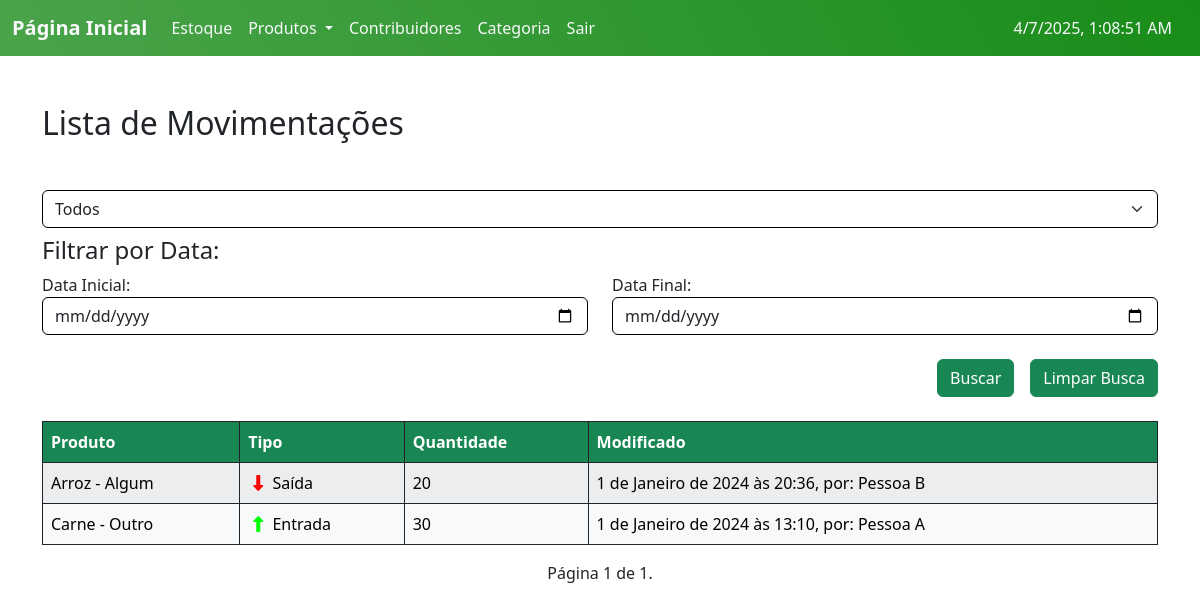
The page /Movimentos/ (signed in) on the database its author committed.
### ABSJ/models.py (models this page shows, shortened)
class Movimento(models.Model):
    user = models.ForeignKey(User, on_delete=models.CASCADE)
    produto = models.ForeignKey(Produto, on_delete=models.CASCADE)
    quantidade = models.PositiveIntegerField()
    tipo = models.CharField(max_length=7, choices=MOVIMENTO)
    modificado = models.DateTimeField(auto_now=True)
    class Meta:
        ordering = ['-modificado']

class Produto(models.Model):
    slug = models.SlugField(unique=True)
    user = models.ForeignKey(User, on_delete=models.CASCADE)
    categoria = models.ForeignKey(Categoria, on_delete=models.CASCADE, null=True)
    contribuidor = models.ForeignKey(Contribuidor, on_delete=models.CASCADE, null=True)
    produto = models.CharField(max_length=200)
    codigo = models.PositiveIntegerField(unique=True)
    estoque = models.PositiveIntegerField(default=0)
    validade = models.DateField()
    tempo_ultima_atualizacao = models.DateField(default=date.today)
    quantidade_dias = models.IntegerField(default=0)
    class Meta:
        ordering = ['produto']
    def __str__(self):
        return self.produto.capitalize()

class Contribuidor(models.Model):
    slug = models.SlugField(unique=True)
    contribuidor = models.CharField(max_length=250, unique=True)
    tipocontribuidor = models.CharField(choices=CONTRIBUIDOR, max_length=10)
    tempo = models.DateField()
    tempo_ultima_atualizacao = models.DateField(default=date.today)
    quantidade_dias = models.PositiveIntegerField(default=0)
    observacoes = models.TextField(blank=True, null=True)
    class Meta:
        ordering = ['tempo']
    def __str__(self):
        return self.contribuidor.capitalize()

### ABSJ/views.py (the view, shortened to what this page needs)
# urls.py: path('Movimentos/', v.movimento_list, name='Movimento_list'),
@login_required
def movimento_list(request):
    movimentos = m.Movimento.objects.all()
    tipo = request.GET.get('tipo')
    sDate = request.GET.get('start_date')
    eDate = request.GET.get('end_date')
    if tipo:
        movimentos = movimentos.filter(tipo=tipo)
    paginator = Paginator(movimentos, 30)
    page = request.GET.get('page')
    try:
        movimentos = paginator.page(page)
    except PageNotAnInteger:
        movimentos = paginator.page(1)
    except EmptyPage:
        movimentos = paginator.page(paginator.num_pages)
    return render(request, 'list_Movimento.html', {'movimentos':movimentos})

### templates/list_Movimento.html (shortened to what this page needs)
{% extends 'home.html' %}
{% load static %}
{% block content %}
<div class="container mt-5">
  <h2 class="mb-5">Lista de Movimentações</h2>
  <form action="{% url 'Movimento_list' %}" method="GET">
    <select name="tipo" class="form-select mb-2">
      <option value="">Todos</option>
    </select>
    <div class="row mb-4">
      <h4>Filtrar por Data:</h4>
        <div class="col-md-6">
          <label for="sdate">Data Inicial:</label>
          <input class="form-control" id="sdate" type="date" name="start_date">
        </div>
        <div class="col-md-6">
          <label for="edate">Data Final:</label>
          <input class="form-control" id="edate" type="date" name="end_date">
        </div>
    </div>
    <div class="d-flex justify-content-end mb-4">
      <input class="btn btn-success mx-3" type="submit" value="Buscar">
      <a class="btn btn-success" href="{% url 'Movimento_list' %}">Limpar Busca</a>
    </div>
  </form>
  <div class="table-responsive">
    <table class="table table-striped table-bordered table-hover border-dark">
      <thead id="customTableHead" class="thead-dark table-custom">
        <tr>
          <th scope="col">Produto</th>
            <th scope="col">Tipo</th>
            <th scope="col">Quantidade</th>
            <th scope="col">Modificado</th>
        </tr>
      </thead>
      <tbody>
        {% if movimentos %}
          {% for movimento in movimentos %}
            <tr class="table-light border-dark custom-links">
              <td><a href="{% url 'Produto_read' slug=movimento.produto.slug %}" class="specific-link ">{{ movimento.produto }}</a> - {{ movimento.produto.contribuidor }}</td>
              <td>
                {% if movimento.tipo == 'Entrada' %}
                  <i class="fa-solid fa-up-long" style="color: #0f0; padding: 0 5px;"></i>
                  {{ movimento.tipo }}
                {% elif movimento.tipo == 'Saída' %}
                  <i class="fa-solid fa-down-long" style="color: #f00; padding: 0 5px;"></i>
                  {{ movimento.tipo }}
                {% endif %}
              </td>
              <td>{{ movimento.quantidade }}</td>
              <td>{{ movimento.modificado }}, por: {{ movimento.user.first_name }}</td>
            </tr>
          {% endfor %}
        {% else %}
          <tr>
            <td class="text-center p-5" colspan="5">Sem resultados encontrados :C</td>
          </tr>
        {% endif %}
      </tbody>
    </table>
    <div class="pagination">
      <span class="step-links">
          <span class="current">
              Página {{ movimentos.number }} de {{ movimentos.paginator.num_pages }}.
          </span>
      </span>
    </div>
  </div>
</div>
{% endblock %}

### static/css/styles.css (style rules this page uses)
body { min-width: 365px; }
.pagination { margin-bottom: 20px; }
.step-links { position: relative; margin: 0 auto; }
.step-links .current { margin: 0 5px; }
input.form-control, select.form-select { border-color: #000000; }
.custom-links .specific-link { text-decoration: none; }
.custom-links .specific-link { color: initial }
#customTableHead th { background-color: #198754; color: #fff; }

### rows shown on the page
Movimento: produto "Arroz", produto.contribuidor "Algum", tipo "Saída", quantidade "20", modificado "1 de Janeiro de 2024 às 20:36", user.first_name "Pessoa B"
Movimento: produto "Carne", produto.contribuidor "Outro", tipo "Entrada", quantidade "30", modificado "1 de Janeiro de 2024 às 13:10", user.first_name "Pessoa A"

### other values the page prints
{{ movimentos.number }} "1"
{{ movimentos.paginator.num_pages }} "1"
